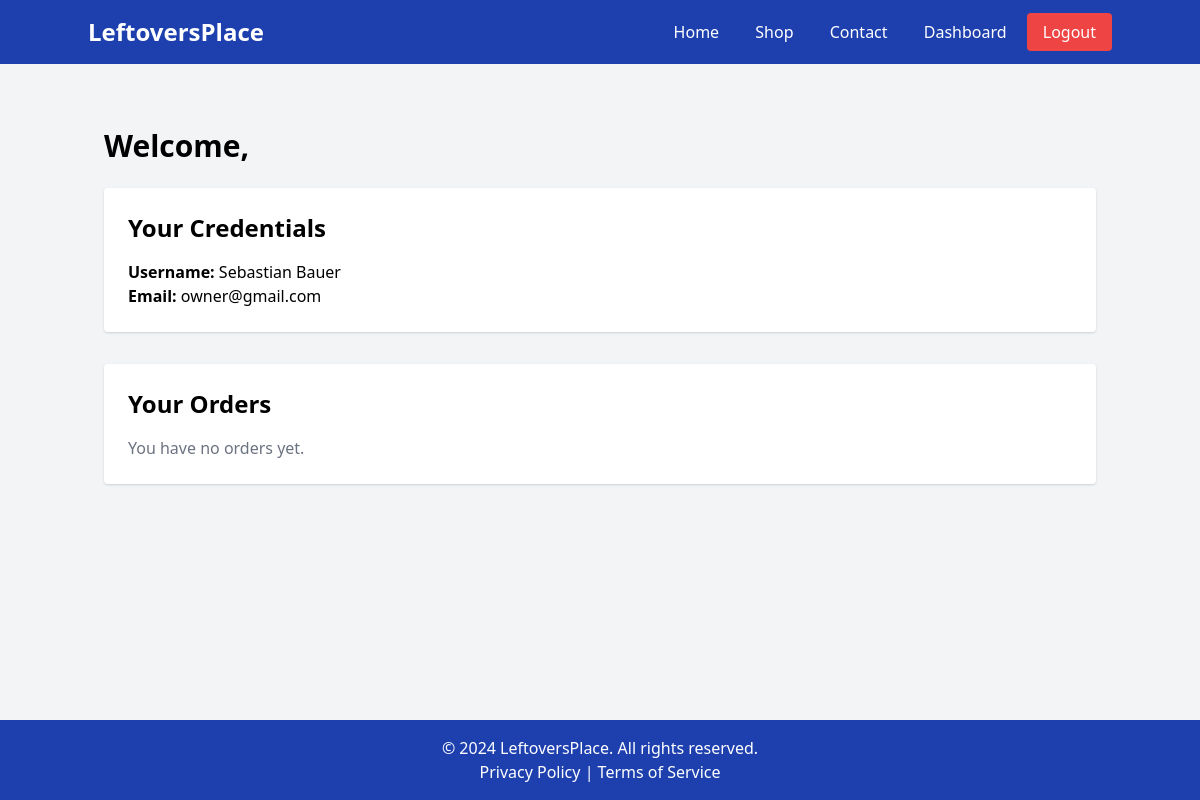
Page /dashboard/ (signed in) on the committed database.
### users/models.py (models this page shows)
class User(AbstractBaseUser, PermissionsMixin):
    id = models.UUIDField(primary_key=True, default=uuid.uuid4, editable=False)
    email = models.EmailField(unique=True, blank=False)
    first_name = models.CharField(max_length=255, blank=True, null=True, default='')
    last_name = models.CharField(max_length=255, blank=True, null=True, default='')
    user_type = models.CharField(max_length=50, choices=UserType.choices)
    is_active = models.BooleanField(default=True)
    is_superuser = models.BooleanField(default=False)
    is_staff = models.BooleanField(default=False)
    created_at = models.DateTimeField(auto_now_add=True)
    updated_at = models.DateTimeField(auto_now=True)
    objects = CustomUserManager()
    USERNAME_FIELD = 'email'
    EMAIL_FIELD = 'email'
    REQUIRED_FIELDS = ['first_name', 'last_name', 'user_type']

### shop/views.py (the view)
# urls.py: path('dashboard/', views.user_dashboard, name='user_dashboard'),
@login_required
def user_dashboard(request):
    user = request.user
    orders = Order.objects.filter(user=user).order_by('-created_at')
    orders = orders.select_related('product')
    context = {
        'user': user,
        'orders': orders,
    }
    return render(request, 'user_dashboard.html', context)

### shop/templates/user_dashboard.html (shortened to what this page needs)
{% extends "layouts/base.html" %}
{% block content %}
<section class="container mx-auto py-8 px-4">
    <h1 class="text-3xl font-bold mb-6">Welcome, {{ user.username }}</h1>
    <div class="bg-white p-6 rounded shadow mb-8">
        <h2 class="text-2xl font-semibold mb-4">Your Credentials</h2>
        <p><strong>Username:</strong> {{ user.first_name }}  {{ user.last_name }}</p>
        <p><strong>Email:</strong> {{ user.email }}</p>
    </div>
    <div class="bg-white p-6 rounded shadow">
        <h2 class="text-2xl font-semibold mb-4">Your Orders</h2>
        {% if orders %}
            <table class="min-w-full divide-y divide-gray-200">
                <thead class="bg-gray-50">
                    <tr>
                        <th class="px-6 py-3 text-left text-xs font-medium text-gray-500 uppercase tracking-wider">Order ID</th>
                        <th class="px-6 py-3 text-left text-xs font-medium text-gray-500 uppercase tracking-wider">Product Name</th>
                        <th class="px-6 py-3 text-left text-xs font-medium text-gray-500 uppercase tracking-wider">Quantity</th>
                        <th class="px-6 py-3 text-left text-xs font-medium text-gray-500 uppercase tracking-wider">Total Price</th>
                        <th class="px-6 py-3 text-left text-xs font-medium text-gray-500 uppercase tracking-wider">Order Date</th>
                    </tr>
                </thead>
                <tbody class="bg-white divide-y divide-gray-200">
                    {% for order in orders %}
                        <tr>
                            <td class="px-6 py-4 whitespace-nowrap">{{ order.id }}</td>
                            <td class="px-4 py-2">
                                {% if order.product.image %}
                                    <img src="{{ order.product.image.url }}" alt="{{ order.product.name }}" class="w-16 h-16 object-cover">
                                {% else %}
                                    No Image
                                {% endif %}
                            </td>
                            <td class="px-6 py-4 whitespace-nowrap">{{ order.product.name }}</td>
                            <td class="px-6 py-4 whitespace-nowrap">{{ order.quantity }}</td>
                            <td class="px-6 py-4 whitespace-nowrap">KES{{ order.product.price }}</td>
                            <td class="px-6 py-4 whitespace-nowrap">{{ order.order_date }}</td>
                        </tr>
                    {% endfor %}
                </tbody>
            </table>
        {% else %}
            <p class="text-gray-500">You have no orders yet.</p>
        {% endif %}
    </div>
</section>
{% endblock %}

### shop/templates/layouts/base.html (style rules this page uses)
html, body { height: 100%; }

### rows in the picture
User: first_name "Sebastian", last_name "Bauer", email "owner@gmail.com"
